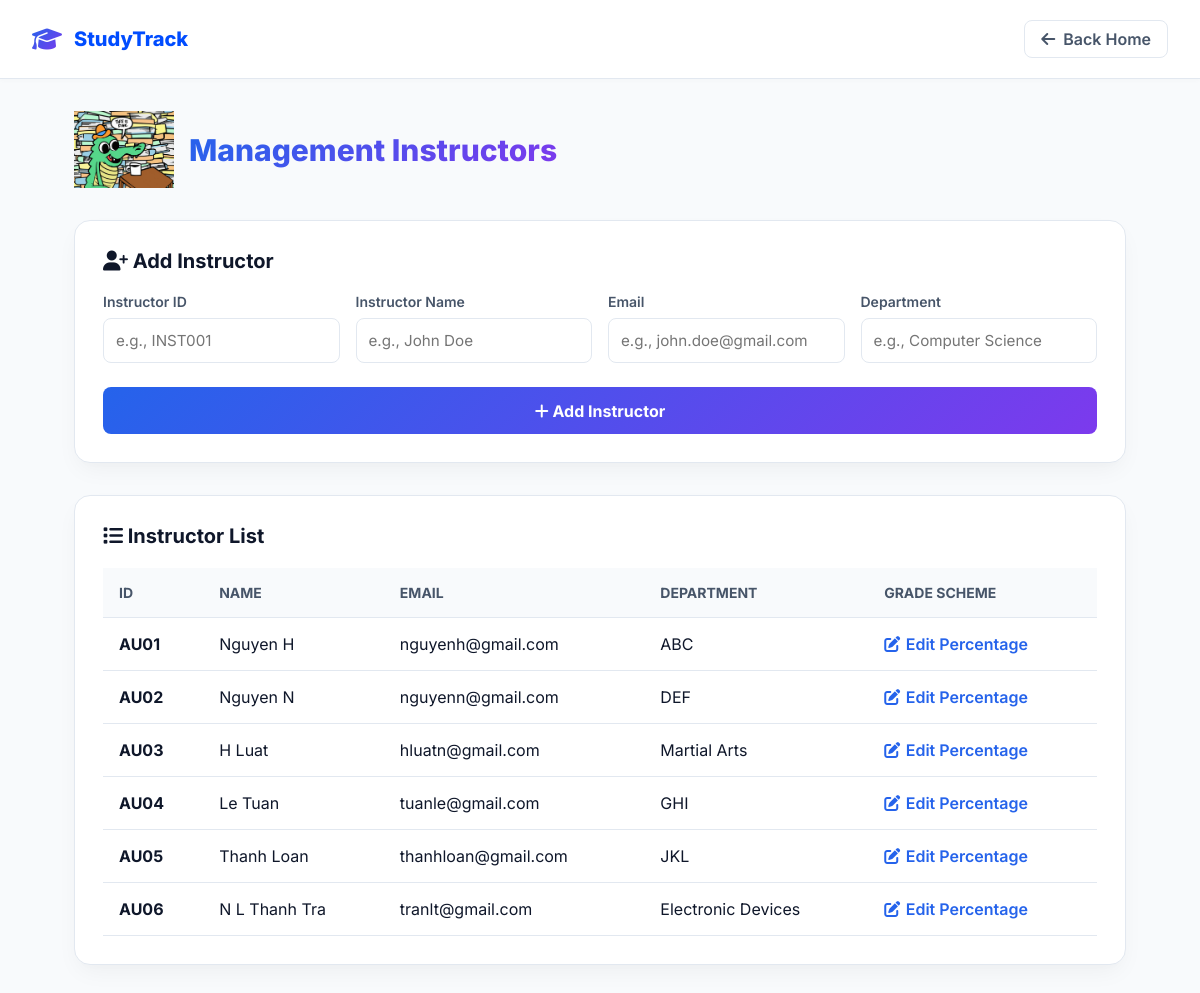
The app's page /instructor (signed in) with its own data.
### tables this page shows
CREATE TABLE instructors(
        instructor_id TEXT PRIMARY KEY,
        name TEXT,
        email TEXT,
        department TEXT
    );

### admin.py (the view, shortened to what this page needs)
@admin_bp.route("/instructor", methods=["GET","POST"])
@login_required
@admin_required
def instructor():
    conn = sqlite3.connect(DATABASE)
    conn.row_factory = sqlite3.Row
    cursor = conn.cursor()
    cursor.execute("""
    SELECT *
    FROM instructors
    ORDER BY instructor_id
""")
    instructors = cursor.fetchall()
    conn.close()
    return render_template(
    "admin_page/manage_instru.html",
    instructors=instructors
)

### decorator.py (called while the page is built)
def login_required(f):
    @wraps(f)
    def wrapper(*args,**kwargs):
        if "username" not in session:
            return redirect(
                url_for("auth.login")
            )
        return f(*args,**kwargs)
    return wrapper

def admin_required(f):
    @wraps(f)
    def wrapper(*args, **kwargs):
        if session.get("role") != "admin":
            return redirect(url_for("auth.login"))
        return f(*args, **kwargs)
    return wrapper

### templates/admin_page/manage_instru.html (shortened to what this page needs)
<!DOCTYPE html>
<html lang="en">
<head>
    <link rel="stylesheet" href="https://cdnjs.cloudflare.com/ajax/libs/font-awesome/6.4.0/css/all.min.css">
    <link rel="stylesheet" href="{{ url_for('static', filename='css/admin_page/managment_instructor.css') }}">
</head>
<body>
    <header class="navbar">
        <a href="/admin" class="nav-brand">
            <i class="fa-solid fa-graduation-cap logo-icon"></i>
            <span>StudyTrack</span>
        </a>
        <a href="/admin" class="back-btn">
            <i class="fa-solid fa-arrow-left"></i> Back Home
        </a>
    </header>
    <div class="container">
        <div class="page-header">
            <div style="display: flex; align-items: center; gap: 15px;">
                <img src="{{ url_for('static', filename='gif image/Studying College Life GIF by University of Florida (1).gif') }}"
                    alt="Ảnh động" width="100">
                <h1 class="page-title">Management Instructors</h1>
            </div>
        </div>
        <div class="card-panel">
            <h2 class="panel-title"><i class="fa-solid fa-user-plus"></i> Add Instructor</h2>
            <form method="POST" class="form-grid">
                <div class="form-group">
                    <label>Instructor ID</label>
                    <input type="text" name="id" value="{{ instructor.id if instructor else '' }}"
                        placeholder="e.g., INST001" class="form-control {% if error_instructor_id %}error{% endif %}"
                        required>
                </div>
                <div class="form-group">
                    <label>Instructor Name</label>
                    <input type="text" name="name" value="{{ instructor.name if instructor else '' }}"
                        placeholder="e.g., John Doe" class="form-control" required>
                </div>
                <div class="form-group">
                    <label>Email</label>
                    <input type="email" name="email" value="{{ instructor.email if instructor else '' }}"
                        placeholder="e.g., john.doe@gmail.com" class="form-control" required>
                </div>
                <div class="form-group">
                    <label>Department</label>
                    <input type="text" name="department" value="{{ instructor.department if instructor else '' }}"
                        placeholder="e.g., Computer Science" class="form-control" required>
                </div>
                <button type="submit" class="btn-submit"><i class="fa-solid fa-plus"></i> Add Instructor</button>
            </form>
        </div>
        <div class="card-panel">
            <h2 class="panel-title"><i class="fa-solid fa-list"></i> Instructor List</h2>
            <div class="table-responsive">
                <table>
                    <thead>
                        <tr>
                            <th>ID</th>
                            <th>Name</th>
                            <th>Email</th>
                            <th>Department</th>
                            <th>Grade Scheme</th>
                        </tr>
                    </thead>
                    <tbody>
                        {% for instructor in instructors %}
                        <tr>
                            <td><b>{{ instructor["instructor_id"] }}</b></td>
                            <td>{{ instructor["name"] }}</td>
                            <td>{{ instructor["email"] }}</td>
                            <td>{{ instructor["department"] }}</td>
                            <td>
                                <a href="{{ url_for('admin.edit_grade_scheme', instructor_id=instructor['instructor_id']) }}"
                                    class="grade-link">
                                    <i class="fa-solid fa-pen-to-square"></i> Edit Percentage
                                </a>
                            </td>
                        </tr>
                        {% else %}
                        <tr>
                            <td colspan="5" class="empty-state">No instructors found.</td>
                        </tr>
                        {% endfor %}
                    </tbody>
                </table>
            </div>
        </div>
    </div>
</body>
</html>

### static/css/admin_page/managment_instructor.css (style rules this page uses)
:root { --bg-color: #f8fafc; --card-bg: #ffffff; --text-primary: #0f172a; --text-secondary: #475569; --accent-blue: #2563eb; --accent-purple: #7c3aed; --border-color: #e2e8f0; --shadow: 0 10px 25px -5px rgba(0, 0, 0, 0.05), 0 8px 10px -6px rgba(0, 0, 0, 0.01); --error-color: #ef4444; }
* { box-sizing: border-box; margin: 0; padding: 0; font-family: 'Inter', sans-serif; }
body { background-color: var(--bg-color); color: var(--text-primary); min-height: 100vh; }
.navbar { display: flex; justify-content: space-between; align-items: center; padding: 20px 32px; background: var(--card-bg); border-bottom: 1px solid var(--border-color); box-shadow: 0 2px 4px rgba(0, 0, 0, 0.02); }
.nav-brand { display: flex; align-items: center; gap: 0.75rem; text-decoration: none; color: #004cff; font-weight: 800; font-size: 1.25rem; }
.logo-icon { font-size: 1.5rem; background: linear-gradient(135deg, var(--accent-blue), var(--accent-purple)); -webkit-background-clip: text; background-clip: text; -webkit-text-fill-color: transparent; }
.back-btn { display: flex; align-items: center; gap: 0.5rem; text-decoration: none; color: var(--text-secondary); font-weight: 600; padding: 0.5rem 1rem; border-radius: 0.5rem; border: 1px solid var(--border-color); transition: all 0.2s; }
.container { max-width: 1100px; margin: 2rem auto; padding: 0 1.5rem; }
.page-header { margin-bottom: 2rem; }
.page-title { font-size: 1.875rem; font-weight: 800; background: linear-gradient(135deg, var(--accent-blue), var(--accent-purple)); -webkit-background-clip: text; background-clip: text; -webkit-text-fill-color: transparent; }
.card-panel { background: var(--card-bg); border: 1px solid var(--border-color); border-radius: 1rem; padding: 1.75rem; box-shadow: var(--shadow); margin-bottom: 2rem; }
.panel-title { font-size: 1.25rem; font-weight: 700; margin-bottom: 1.25rem; color: var(--text-primary); }
.form-grid { display: grid; grid-template-columns: repeat(auto-fit, minmax(220px, 1fr)); gap: 1rem; }
.form-group { display: flex; flex-direction: column; gap: 0.5rem; }
.form-group label { font-size: 0.875rem; font-weight: 600; color: var(--text-secondary); }
.form-control { padding: 0.75rem; border: 1px solid var(--border-color); border-radius: 0.5rem; outline: none; font-size: 0.95rem; transition: border-color 0.2s; }
.btn-submit { grid-column: 1 / -1; padding: 0.85rem; background: linear-gradient(135deg, var(--accent-blue), var(--accent-purple)); color: white; border: none; border-radius: 0.5rem; font-weight: 700; font-size: 1rem; cursor: pointer; transition: opacity 0.2s; margin-top: 0.5rem; }
.table-responsive { overflow-x: auto; }
table { width: 100%; border-collapse: collapse; text-align: left; }
th, td { padding: 1rem; border-bottom: 1px solid var(--border-color); }
th { background-color: var(--bg-color); color: var(--text-secondary); font-weight: 700; font-size: 0.875rem; text-transform: uppercase; }
.grade-link { color: var(--accent-blue); font-weight: 600; text-decoration: none; display: inline-flex; align-items: center; gap: 0.35rem; }

### records on screen
instructors: instructor_id "AU01", name "Nguyen H", email "nguyenh@gmail.com", department "ABC"
instructors: instructor_id "AU02", name "Nguyen N", email "nguyenn@gmail.com", department "DEF"
instructors: instructor_id "AU03", name "H Luat", email "hluatn@gmail.com", department "Martial Arts"
instructors: instructor_id "AU04", name "Le Tuan", email "tuanle@gmail.com", department "GHI"
instructors: instructor_id "AU05", name "Thanh Loan", email "thanhloan@gmail.com", department "JKL"
instructors: instructor_id "AU06", name "N L Thanh Tra", email "tranlt@gmail.com", department "Electronic Devices"
